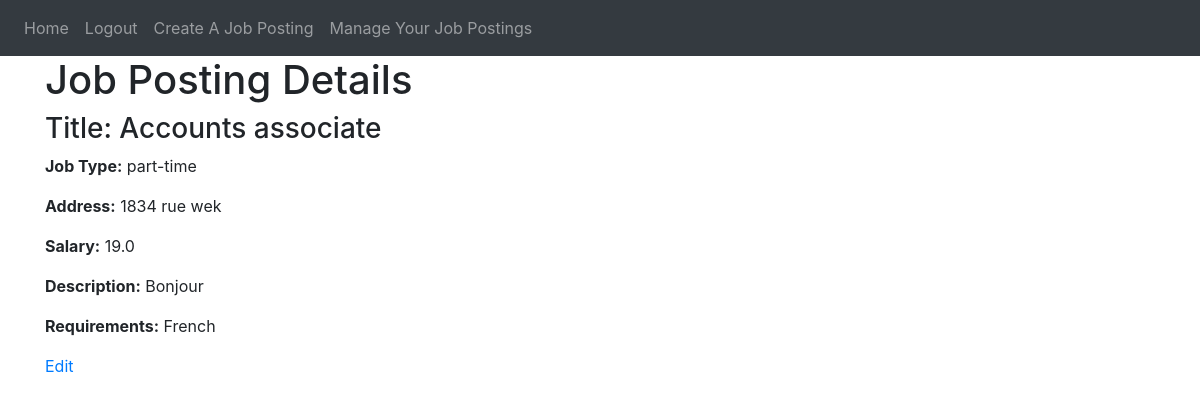
Screenshot of /view_job_posting/4 (signed in) with the database file from the repository.
### website/models.py (models this page shows)
class JobPosting(db.Model):
    id = db.Column(db.Integer, primary_key=True)
    title = db.Column(db.String(100))
    job_type = db.Column(db.String(50))
    address = db.Column(db.String(200))
    salary = db.Column(db.Float)
    description = db.Column(db.Text)
    requirements = db.Column(db.Text)
    employer_id = db.Column(db.Integer, db.ForeignKey('user.id'))  # Relationship with User model

### website/auth.py (the view)
@auth.route('/view_job_posting/<int:job_id>')
@login_required
def view_job_posting(job_id):
    jposting = JobPosting.query.get_or_404(job_id)
    return render_template('view_job_posting.html', jposting=jposting, user=current_user)

### website/__init__.py (called while the page is built)
def create_app():
    app = Flask(__name__)
    app.config['SECRET_KEY'] = 'dinaomidvartehrani'
    app.config['SQLALCHEMY_DATABASE_URI'] = f'sqlite:///{DB_NAME}'
    db.init_app(app)
    from .views import views
    from .auth import auth
    app.register_blueprint(views, url_prefix='/')
    app.register_blueprint(auth, url_prefix='/')
    from .models import User, Note, JobPosting
    with app.app_context():
        db.create_all()
    login_manager = LoginManager()
    login_manager.login_view = 'auth.login'
    login_manager.init_app(app)
    @login_manager.user_loader
    def load_user(id):
        return User.query.get(int(id))
    return app

### website/templates/view_job_posting.html (shortened to what this page needs)
{% extends "base.html" %}
{% block content %}
  <h1>Job Posting Details</h1>
  <div>
    <h3>Title: {{ jposting.title }}</h3>
    <p><strong>Job Type:</strong> {{ jposting.job_type }}</p>
    <p><strong>Address:</strong> {{ jposting.address }}</p>
    <p><strong>Salary:</strong> {{ jposting.salary }}</p>
    <p><strong>Description:</strong> {{ jposting.description }}</p>
    <p><strong>Requirements:</strong> {{ jposting.requirements }}</p>
  </div>
  <a href="{{ url_for('auth.edit_job_posting', job_id=jposting.id) }}">Edit</a>
{% endblock %}

### rows the page displays
JobPosting: title "Accounts associate", job_type "part-time", address "1834 rue wek", salary "19.0", description "Bonjour", requirements "French"
